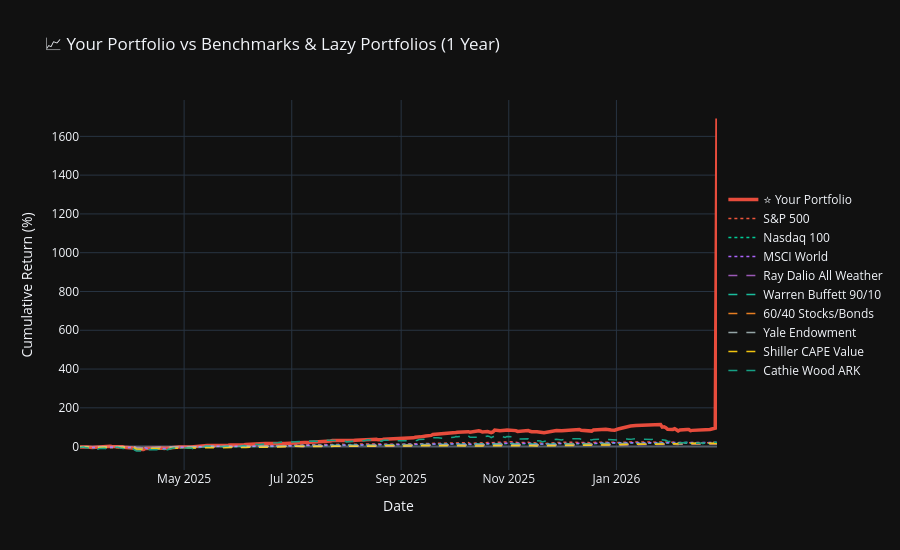

Notebook cell for this chart:
### Code cell
# ============================================================
# SECTION 4: vs LAZY PORTFOLIOS
# ============================================================
lazy_returns = {}
for name, weights in lazy_portfolios.items():
    try:
        r = calc_lp_returns(lazy_prices, weights).reindex(port_aligned.index).dropna()
        if len(r) > 20:
            lazy_returns[name] = r
    except: pass

fig = go.Figure()
fig.add_trace(go.Scatter(
    x=cum_port.index, y=(cum_port-1)*100,
    name='⭐ Your Portfolio', line=dict(width=3.5, color='#e74c3c')
))
for col in cum_bench.columns:
    fig.add_trace(go.Scatter(
        x=cum_bench.index, y=(cum_bench[col]-1)*100,
        name=col, line=dict(width=1.5, dash='dot')
    ))
lp_colors = ['#9b59b6','#1abc9c','#e67e22','#95a5a6','#f1c40f','#16a085']
for i,(name,ret) in enumerate(lazy_returns.items()):
    cum = (1+ret).cumprod()
    fig.add_trace(go.Scatter(
        x=cum.index, y=(cum-1)*100,
        name=name, line=dict(width=1.5, color=lp_colors[i], dash='dash')
    ))
fig.add_hline(y=0, line_color='white', opacity=0.2)
fig.update_layout(
    title='📈 Your Portfolio vs Benchmarks & Lazy Portfolios (1 Year)',
    xaxis_title='Date', yaxis_title='Cumulative Return (%)',
    template='plotly_dark', hovermode='x unified', height=550,
    legend=dict(x=1.01, y=0.5)
)
fig.show()

### Figure 1 — Plotly figure (JSON) as saved in the notebook; plotly's stock layout.template omitted (floating-point values rounded to 4 significant figures; data arrays with more than 128 entries replaced by an {"elided": "..."} marker saying what was removed)
{"data": [{"line": {"color": "#e74c3c", "width": 3.5}, "name": "⭐ Your Portfolio", "type": "scatter", "x": {"elided": "257 str values"}, "y": {"elided": "257 float values"}}, {"line": {"dash": "dot", "width": 1.5}, "name": "S&P 500", "type": "scatter", "x": {"elided": "257 str values"}, "y": {"elided": "257 float values"}}, {"line": {"dash": "dot", "width": 1.5}, "name": "Nasdaq 100", "type": "scatter", "x": {"elided": "257 str values"}, "y": {"elided": "257 float values"}}, {"line": {"dash": "dot", "width": 1.5}, "name": "MSCI World", "type": "scatter", "x": {"elided": "257 str values"}, "y": {"elided": "257 float values"}}, {"line": {"color": "#9b59b6", "dash": "dash", "width": 1.5}, "name": "Ray Dalio All Weather", "type": "scatter", "x": {"elided": "250 str values"}, "y": {"elided": "250 float values"}}, {"line": {"color": "#1abc9c", "dash": "dash", "width": 1.5}, "name": "Warren Buffett 90/10", "type": "scatter", "x": {"elided": "250 str values"}, "y": {"elided": "250 float values"}}, {"line": {"color": "#e67e22", "dash": "dash", "width": 1.5}, "name": "60/40 Stocks/Bonds", "type": "scatter", "x": {"elided": "250 str values"}, "y": {"elided": "250 float values"}}, {"line": {"color": "#95a5a6", "dash": "dash", "width": 1.5}, "name": "Yale Endowment", "type": "scatter", "x": {"elided": "250 str values"}, "y": {"elided": "250 float values"}}, {"line": {"color": "#f1c40f", "dash": "dash", "width": 1.5}, "name": "Shiller CAPE Value", "type": "scatter", "x": {"elided": "250 str values"}, "y": {"elided": "250 float values"}}, {"line": {"color": "#16a085", "dash": "dash", "width": 1.5}, "name": "Cathie Wood ARK", "type": "scatter", "x": {"elided": "250 str values"}, "y": {"elided": "250 float values"}}], "layout": {"height": 550, "hovermode": "x unified", "legend": {"x": 1.01, "y": 0.5}, "shapes": [{"line": {"color": "white"}, "opacity": 0.2, "type": "line", "x0": 0, "x1": 1, "xref": "x domain", "y0": 0, "y1": 0, "yref": "y"}], "title": {"text": "📈 Your Portfolio vs Benchmarks & Lazy Portfolios (1 Year)"}, "xaxis": {"title": {"text": "Date"}}, "yaxis": {"title": {"text": "Cumulative Return (%)"}}}}
